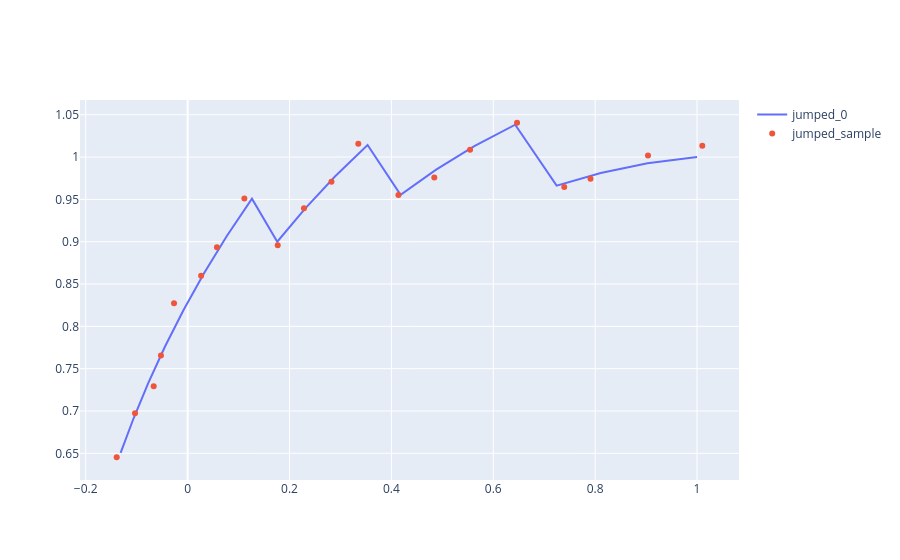

Notebook code cell kept with this figure:
### Code cell
fig = go.Figure()
sample_traj = jumped_solution_0 + sigma * np.random.randn(num_traj_points, 2)
fig.add_trace(
    go.Scatter(
        x=jumped_solution_0[:, 0],
        y=jumped_solution_0[:, 1],
        mode='lines',
        name="jumped_0"
    )
)
fig.add_trace(
    go.Scatter(
        x=sample_traj[:, 0],
        y=sample_traj[:, 1],
        mode='markers',
        name="jumped_sample"
    )
)
fig.show()

### Figure 1 — Plotly figure (JSON) as saved in the notebook; plotly's stock layout.template omitted (floating-point values rounded to 4 significant figures)
{"data": [{"mode": "lines", "name": "jumped_0", "type": "scatter", "x": [1.0, 0.9027, 0.8109, 0.7244, 0.6431, 0.5628, 0.4878, 0.418, 0.3532, 0.2892, 0.2302, 0.1759, 0.1263, 0.07698, 0.03222, -0.008229, -0.04459, -0.07711, -0.106, -0.1315], "y": [1.0, 0.9926, 0.9812, 0.9663, 1.038, 1.013, 0.9851, 0.9554, 1.014, 0.977, 0.9389, 0.9001, 0.9509, 0.9068, 0.8628, 0.8191, 0.7758, 0.7332, 0.6914, 0.6504]}, {"mode": "markers", "name": "jumped_sample", "type": "scatter", "x": [1.01, 0.9037, 0.7908, 0.7393, 0.6467, 0.5544, 0.4842, 0.4138, 0.335, 0.2824, 0.2284, 0.1769, 0.1114, 0.05757, 0.02653, -0.02669, -0.05234, -0.06656, -0.1032, -0.1392], "y": [1.013, 1.002, 0.9745, 0.9647, 1.041, 1.009, 0.9757, 0.9552, 1.016, 0.9709, 0.9396, 0.8957, 0.9511, 0.8934, 0.8599, 0.8273, 0.7654, 0.7293, 0.6973, 0.6453]}], "layout": {}}
